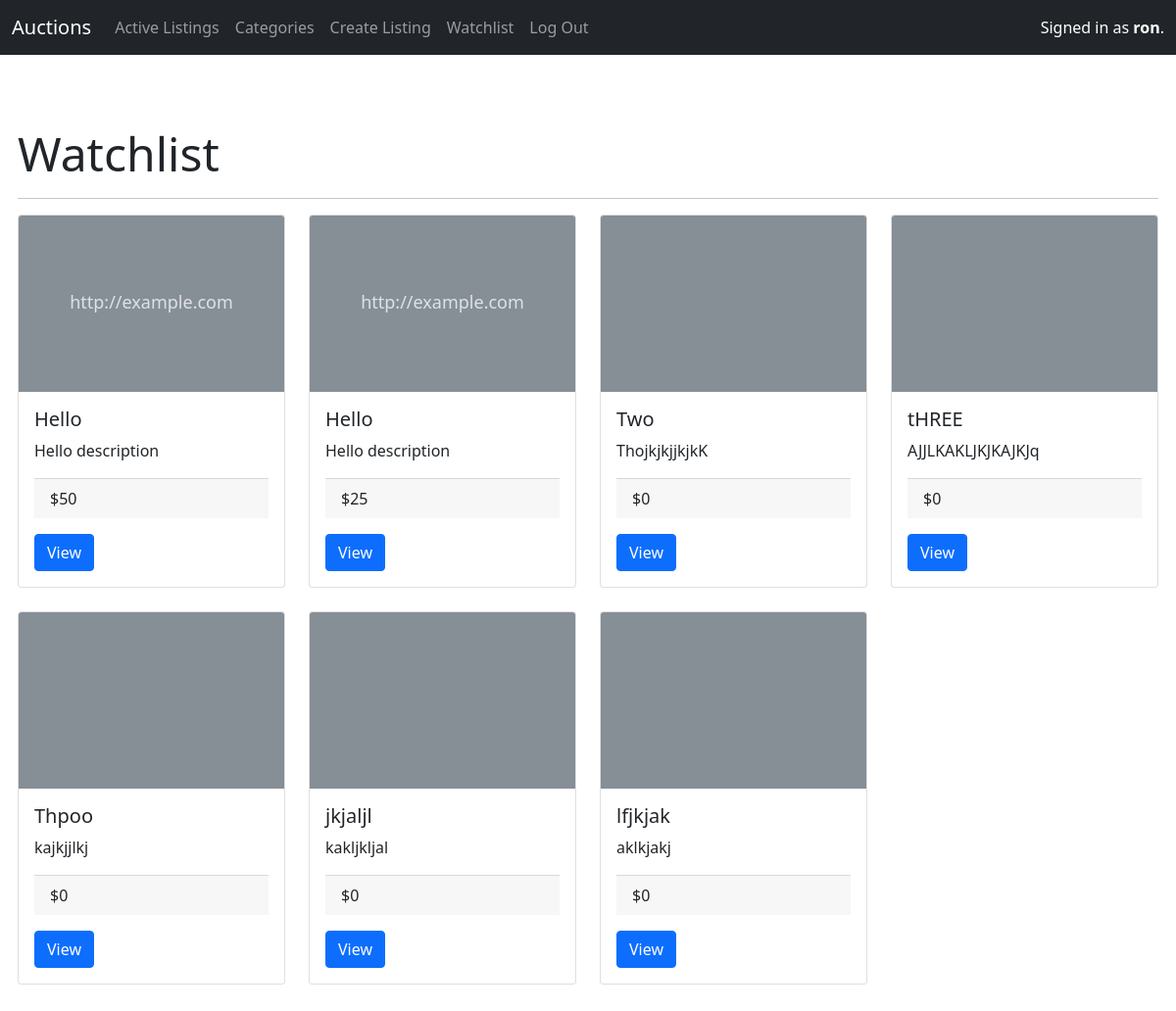
The page /watchlist (signed in) on the database as committed earlier.
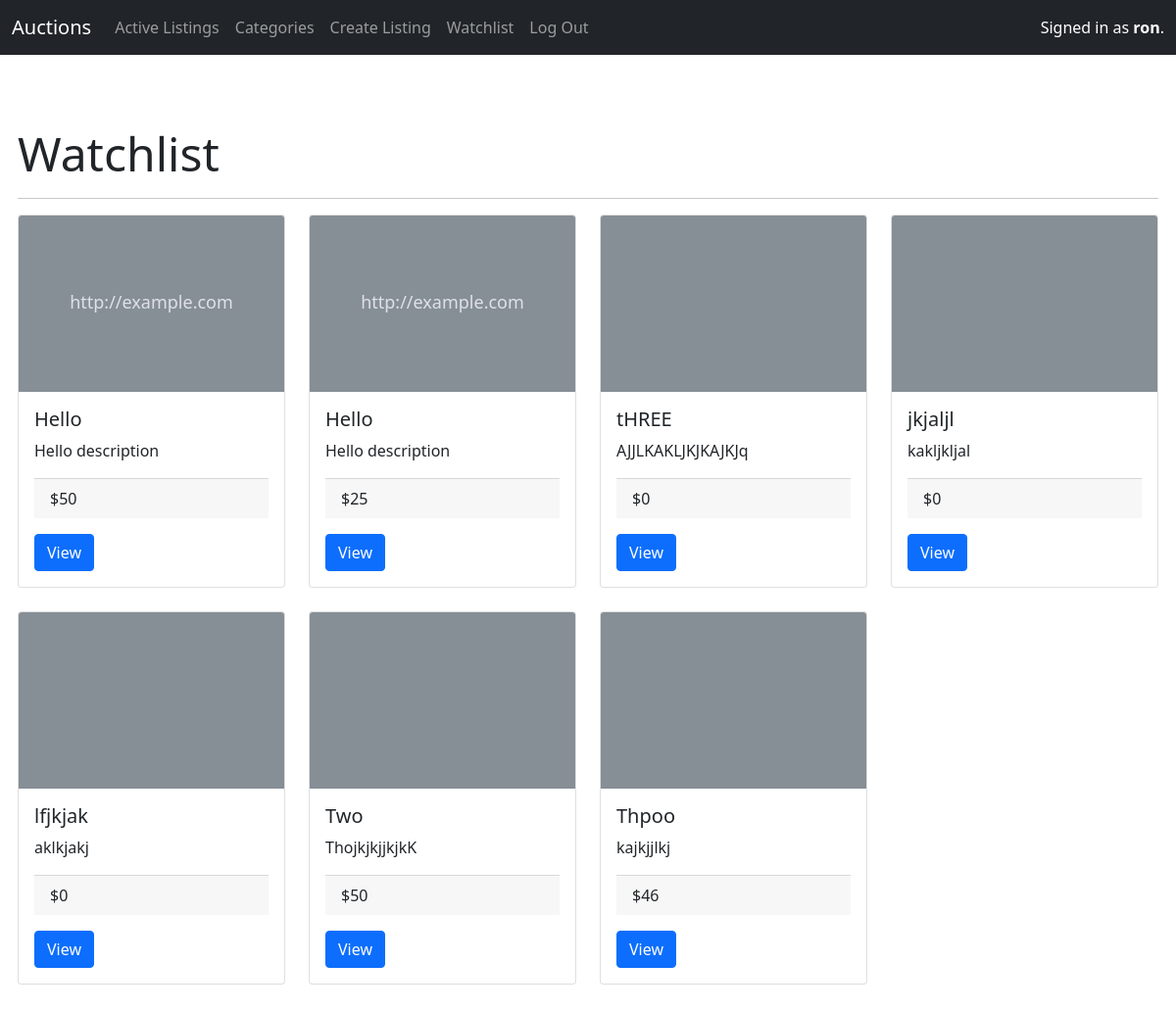
The same page on the database as committed later.
### auctions/models.py (models this page shows, shortened)
class AuctionListing(models.Model):
    title = models.CharField(max_length=64)
    description = models.TextField()
    starting_bid = models.IntegerField()
    current_price = models.ForeignKey('Bid', on_delete=models.CASCADE, related_name="listings")
    image = models.URLField(blank=True)
    category = models.CharField(max_length=64, blank=True)
    seller = models.ForeignKey(User, on_delete=models.CASCADE, related_name="listings")
    comments = models.ManyToManyField('Comment', blank=True, related_name="listings")
    active = models.BooleanField(default=True)
    watchlist = models.ManyToManyField(User, blank=True, related_name="watchlist")

class Bid(models.Model):
    bid = models.IntegerField()
    bidder = models.ForeignKey(User, on_delete=models.CASCADE, related_name="bids", null=True)

### auctions/views.py (the view)
# urls.py: path("watchlist", views.watchlist, name="watchlist"),
def watchlist(request):
    avail_listings = request.user.watchlist.all()
    return render(request, "auctions/watchlist.html", {
        "avail_listings": avail_listings
    })

### auctions/templates/auctions/watchlist.html
{% extends "auctions/layout.html" %}
{% block body %}
    <p class="display-5">Watchlist</p>
    <hr>
    <div class="row  row-cols-1 row-cols-md-4 g-4">
        {% for listing in avail_listings %}
            <div class="col">
                <div class="card">
                    <svg class="bd-placeholder-img card-img-top" width="100%" height="180" xmlns="http://www.w3.org/2000/svg" role="img" aria-label="Placeholder: Image cap" preserveAspectRatio="xMidYMid slice" focusable="false"><title>Placeholder</title><rect width="100%" height="100%" fill="#868e96"/><text x="50%" y="50%" fill="#dee2e6" dy=".3em">{{ listing.image }}</text></svg>
                    <div class="card-body">
                    <h5 class="card-title">{{ listing.title }}</h5>
                    <p class="card-text">{{ listing.description }}</p>
                    <p class="card-footer">${{ listing.current_price.bid }}</p>
                    <a href="{% url 'listing' listing.id %}" class="btn btn-primary">View</a>
                    </div>
                </div>
            </div>
        {% empty %}
            <p>No listings in watchlist.</p>
        {% endfor %}
    </div>
{% endblock %}

Rows that differ between the two databases and show on the page:
changed AuctionListing "Two": current_price.bid "0" → "50"; moves down the list
changed AuctionListing "Thpoo": current_price.bid "0" → "46"; moves down the list
